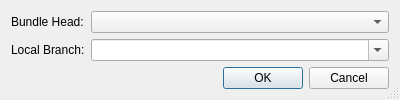
<?xml version="1.0" encoding="UTF-8"?>
<ui version="4.0">
 <class>GitApplyBundleDataDialog</class>
 <widget class="QDialog" name="GitApplyBundleDataDialog">
  <property name="geometry">
   <rect>
    <x>0</x>
    <y>0</y>
    <width>400</width>
    <height>94</height>
   </rect>
  </property>
  <property name="windowTitle">
   <string>Git Apply Data</string>
  </property>
  <property name="sizeGripEnabled">
   <bool>true</bool>
  </property>
  <layout class="QGridLayout" name="gridLayout">
   <item row="0" column="0">
    <widget class="QLabel" name="label">
     <property name="text">
      <string>Bundle Head:</string>
     </property>
    </widget>
   </item>
   <item row="0" column="1">
    <widget class="QComboBox" name="headCombo">
     <property name="sizePolicy">
      <sizepolicy hsizetype="Expanding" vsizetype="Fixed">
       <horstretch>0</horstretch>
       <verstretch>0</verstretch>
      </sizepolicy>
     </property>
     <property name="toolTip">
      <string>Select a head to apply</string>
     </property>
    </widget>
   </item>
   <item row="1" column="0">
    <widget class="QLabel" name="label_2">
     <property name="text">
      <string>Local Branch:</string>
     </property>
    </widget>
   </item>
   <item row="1" column="1">
    <widget class="QComboBox" name="branchCombo">
     <property name="sizePolicy">
      <sizepolicy hsizetype="Expanding" vsizetype="Fixed">
       <horstretch>0</horstretch>
       <verstretch>0</verstretch>
      </sizepolicy>
     </property>
     <property name="toolTip">
      <string>Enter a local branch</string>
     </property>
     <property name="editable">
      <bool>true</bool>
     </property>
    </widget>
   </item>
   <item row="2" column="0" colspan="2">
    <widget class="QDialogButtonBox" name="buttonBox">
     <property name="orientation">
      <enum>Qt::Horizontal</enum>
     </property>
     <property name="standardButtons">
      <set>QDialogButtonBox::Cancel|QDialogButtonBox::Ok</set>
     </property>
    </widget>
   </item>
  </layout>
 </widget>
 <resources/>
 <connections>
  <connection>
   <sender>buttonBox</sender>
   <signal>accepted()</signal>
   <receiver>GitApplyBundleDataDialog</receiver>
   <slot>accept()</slot>
   <hints>
    <hint type="sourcelabel">
     <x>248</x>
     <y>254</y>
    </hint>
    <hint type="destinationlabel">
     <x>157</x>
     <y>274</y>
    </hint>
   </hints>
  </connection>
  <connection>
   <sender>buttonBox</sender>
   <signal>rejected()</signal>
   <receiver>GitApplyBundleDataDialog</receiver>
   <slot>reject()</slot>
   <hints>
    <hint type="sourcelabel">
     <x>316</x>
     <y>260</y>
    </hint>
    <hint type="destinationlabel">
     <x>286</x>
     <y>274</y>
    </hint>
   </hints>
  </connection>
 </connections>
</ui>
